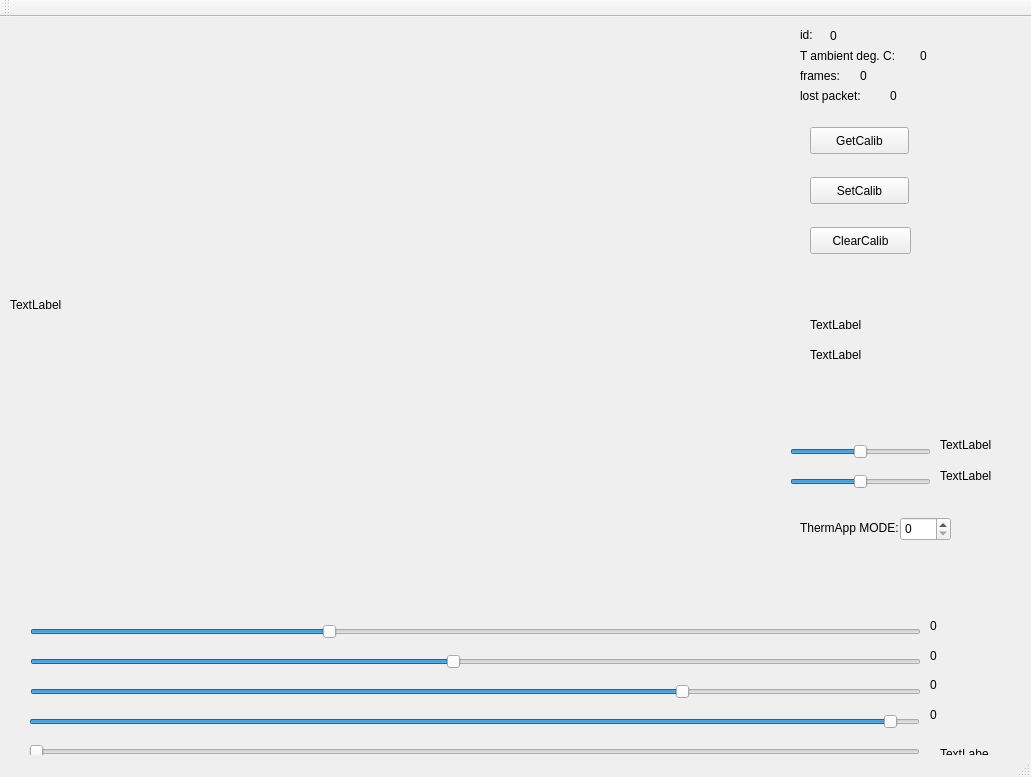
<?xml version="1.0" encoding="UTF-8"?>
<ui version="4.0">
 <class>MainWindow</class>
 <widget class="QMainWindow" name="MainWindow">
  <property name="geometry">
   <rect>
    <x>0</x>
    <y>0</y>
    <width>1031</width>
    <height>777</height>
   </rect>
  </property>
  <property name="windowTitle">
   <string>MainWindow</string>
  </property>
  <widget class="QWidget" name="centralWidget">
   <widget class="QSlider" name="VoutA_Slider">
    <property name="geometry">
     <rect>
      <x>30</x>
      <y>600</y>
      <width>891</width>
      <height>29</height>
     </rect>
    </property>
    <property name="minimum">
     <number>0</number>
    </property>
    <property name="maximum">
     <number>3000</number>
    </property>
    <property name="value">
     <number>1000</number>
    </property>
    <property name="orientation">
     <enum>Qt::Horizontal</enum>
    </property>
   </widget>
   <widget class="QLabel" name="label_Id">
    <property name="geometry">
     <rect>
      <x>800</x>
      <y>10</y>
      <width>21</width>
      <height>16</height>
     </rect>
    </property>
    <property name="text">
     <string>id:</string>
    </property>
   </widget>
   <widget class="QLabel" name="label_temp">
    <property name="geometry">
     <rect>
      <x>800</x>
      <y>30</y>
      <width>121</width>
      <height>17</height>
     </rect>
    </property>
    <property name="text">
     <string>T ambient deg. C:</string>
    </property>
   </widget>
   <widget class="QLabel" name="label_frames">
    <property name="geometry">
     <rect>
      <x>800</x>
      <y>50</y>
      <width>51</width>
      <height>17</height>
     </rect>
    </property>
    <property name="text">
     <string>frames:</string>
    </property>
   </widget>
   <widget class="QLabel" name="label_error_frames">
    <property name="geometry">
     <rect>
      <x>800</x>
      <y>70</y>
      <width>91</width>
      <height>17</height>
     </rect>
    </property>
    <property name="text">
     <string>lost packet:</string>
    </property>
   </widget>
   <widget class="QLabel" name="id">
    <property name="geometry">
     <rect>
      <x>830</x>
      <y>10</y>
      <width>67</width>
      <height>17</height>
     </rect>
    </property>
    <property name="text">
     <string>0</string>
    </property>
   </widget>
   <widget class="QLabel" name="temp">
    <property name="geometry">
     <rect>
      <x>920</x>
      <y>30</y>
      <width>67</width>
      <height>17</height>
     </rect>
    </property>
    <property name="text">
     <string>0</string>
    </property>
   </widget>
   <widget class="QLabel" name="frames">
    <property name="geometry">
     <rect>
      <x>860</x>
      <y>50</y>
      <width>67</width>
      <height>17</height>
     </rect>
    </property>
    <property name="text">
     <string>0</string>
    </property>
   </widget>
   <widget class="QLabel" name="error_frames">
    <property name="geometry">
     <rect>
      <x>890</x>
      <y>70</y>
      <width>67</width>
      <height>17</height>
     </rect>
    </property>
    <property name="text">
     <string>0</string>
    </property>
   </widget>
   <widget class="QLabel" name="scen">
    <property name="geometry">
     <rect>
      <x>10</x>
      <y>0</y>
      <width>768</width>
      <height>576</height>
     </rect>
    </property>
    <property name="maximumSize">
     <size>
      <width>768</width>
      <height>576</height>
     </size>
    </property>
    <property name="autoFillBackground">
     <bool>true</bool>
    </property>
    <property name="text">
     <string>TextLabel</string>
    </property>
   </widget>
   <widget class="QLabel" name="L_VoutC">
    <property name="geometry">
     <rect>
      <x>930</x>
      <y>630</y>
      <width>91</width>
      <height>17</height>
     </rect>
    </property>
    <property name="text">
     <string>0</string>
    </property>
   </widget>
   <widget class="QLabel" name="gainLabel">
    <property name="geometry">
     <rect>
      <x>940</x>
      <y>420</y>
      <width>71</width>
      <height>16</height>
     </rect>
    </property>
    <property name="text">
     <string>TextLabel</string>
    </property>
   </widget>
   <widget class="QLabel" name="L_VoutA">
    <property name="geometry">
     <rect>
      <x>930</x>
      <y>600</y>
      <width>91</width>
      <height>17</height>
     </rect>
    </property>
    <property name="text">
     <string>0</string>
    </property>
   </widget>
   <widget class="QSlider" name="VoutC_Slider">
    <property name="geometry">
     <rect>
      <x>30</x>
      <y>630</y>
      <width>891</width>
      <height>29</height>
     </rect>
    </property>
    <property name="maximum">
     <number>3000</number>
    </property>
    <property name="value">
     <number>1423</number>
    </property>
    <property name="orientation">
     <enum>Qt::Horizontal</enum>
    </property>
   </widget>
   <widget class="QSlider" name="gainSlider">
    <property name="geometry">
     <rect>
      <x>790</x>
      <y>420</y>
      <width>141</width>
      <height>29</height>
     </rect>
    </property>
    <property name="minimum">
     <number>1</number>
    </property>
    <property name="maximum">
     <number>65535</number>
    </property>
    <property name="value">
     <number>32768</number>
    </property>
    <property name="sliderPosition">
     <number>32768</number>
    </property>
    <property name="orientation">
     <enum>Qt::Horizontal</enum>
    </property>
   </widget>
   <widget class="QSlider" name="offsetSlider">
    <property name="enabled">
     <bool>true</bool>
    </property>
    <property name="geometry">
     <rect>
      <x>790</x>
      <y>450</y>
      <width>141</width>
      <height>29</height>
     </rect>
    </property>
    <property name="minimum">
     <number>-255</number>
    </property>
    <property name="maximum">
     <number>255</number>
    </property>
    <property name="orientation">
     <enum>Qt::Horizontal</enum>
    </property>
   </widget>
   <widget class="QLabel" name="offsetLabel">
    <property name="enabled">
     <bool>true</bool>
    </property>
    <property name="geometry">
     <rect>
      <x>940</x>
      <y>450</y>
      <width>71</width>
      <height>17</height>
     </rect>
    </property>
    <property name="text">
     <string>TextLabel</string>
    </property>
   </widget>
   <widget class="QPushButton" name="getCalibButton">
    <property name="geometry">
     <rect>
      <x>810</x>
      <y>110</y>
      <width>99</width>
      <height>27</height>
     </rect>
    </property>
    <property name="text">
     <string>GetCalib</string>
    </property>
   </widget>
   <widget class="QPushButton" name="setCalibButton">
    <property name="geometry">
     <rect>
      <x>810</x>
      <y>160</y>
      <width>99</width>
      <height>27</height>
     </rect>
    </property>
    <property name="text">
     <string>SetCalib</string>
    </property>
   </widget>
   <widget class="QSlider" name="VoutD_Slider">
    <property name="geometry">
     <rect>
      <x>30</x>
      <y>660</y>
      <width>891</width>
      <height>29</height>
     </rect>
    </property>
    <property name="minimum">
     <number>0</number>
    </property>
    <property name="maximum">
     <number>3000</number>
    </property>
    <property name="value">
     <number>2210</number>
    </property>
    <property name="orientation">
     <enum>Qt::Horizontal</enum>
    </property>
   </widget>
   <widget class="QLabel" name="L_VoutD">
    <property name="geometry">
     <rect>
      <x>930</x>
      <y>660</y>
      <width>91</width>
      <height>16</height>
     </rect>
    </property>
    <property name="text">
     <string>0</string>
    </property>
   </widget>
   <widget class="QLabel" name="labelDinamic">
    <property name="geometry">
     <rect>
      <x>810</x>
      <y>300</y>
      <width>181</width>
      <height>16</height>
     </rect>
    </property>
    <property name="text">
     <string>TextLabel</string>
    </property>
   </widget>
   <widget class="QLabel" name="minmaxlabel">
    <property name="geometry">
     <rect>
      <x>810</x>
      <y>330</y>
      <width>191</width>
      <height>16</height>
     </rect>
    </property>
    <property name="text">
     <string>TextLabel</string>
    </property>
   </widget>
   <widget class="QSlider" name="VoutE_Slider">
    <property name="geometry">
     <rect>
      <x>29</x>
      <y>690</y>
      <width>891</width>
      <height>29</height>
     </rect>
    </property>
    <property name="maximum">
     <number>3000</number>
    </property>
    <property name="value">
     <number>2925</number>
    </property>
    <property name="orientation">
     <enum>Qt::Horizontal</enum>
    </property>
   </widget>
   <widget class="QLabel" name="L_VoutE">
    <property name="geometry">
     <rect>
      <x>930</x>
      <y>690</y>
      <width>91</width>
      <height>16</height>
     </rect>
    </property>
    <property name="text">
     <string>0</string>
    </property>
   </widget>
   <widget class="QSlider" name="horizontalSlider_3">
    <property name="geometry">
     <rect>
      <x>29</x>
      <y>720</y>
      <width>891</width>
      <height>29</height>
     </rect>
    </property>
    <property name="maximum">
     <number>65535</number>
    </property>
    <property name="orientation">
     <enum>Qt::Horizontal</enum>
    </property>
   </widget>
   <widget class="QLabel" name="label_3">
    <property name="geometry">
     <rect>
      <x>940</x>
      <y>730</y>
      <width>49</width>
      <height>14</height>
     </rect>
    </property>
    <property name="text">
     <string>TextLabel</string>
    </property>
   </widget>
   <widget class="QSpinBox" name="spinBox">
    <property name="geometry">
     <rect>
      <x>900</x>
      <y>500</y>
      <width>51</width>
      <height>24</height>
     </rect>
    </property>
    <property name="maximum">
     <number>16</number>
    </property>
   </widget>
   <widget class="QLabel" name="label">
    <property name="geometry">
     <rect>
      <x>800</x>
      <y>500</y>
      <width>101</width>
      <height>21</height>
     </rect>
    </property>
    <property name="text">
     <string>ThermApp MODE:</string>
    </property>
   </widget>
   <widget class="QPushButton" name="clearButton">
    <property name="geometry">
     <rect>
      <x>810</x>
      <y>210</y>
      <width>101</width>
      <height>27</height>
     </rect>
    </property>
    <property name="text">
     <string>ClearCalib</string>
    </property>
   </widget>
  </widget>
  <widget class="QMenuBar" name="menuBar">
   <property name="geometry">
    <rect>
     <x>0</x>
     <y>0</y>
     <width>1031</width>
     <height>18</height>
    </rect>
   </property>
  </widget>
  <widget class="QToolBar" name="mainToolBar">
   <attribute name="toolBarArea">
    <enum>TopToolBarArea</enum>
   </attribute>
   <attribute name="toolBarBreak">
    <bool>false</bool>
   </attribute>
  </widget>
  <widget class="QStatusBar" name="statusBar"/>
 </widget>
 <layoutdefault spacing="6" margin="11"/>
 <resources/>
 <connections/>
</ui>
